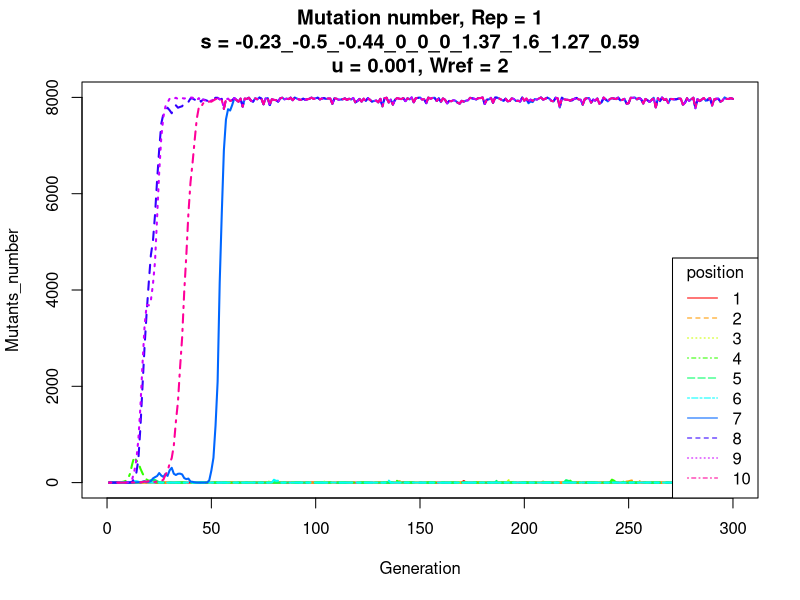
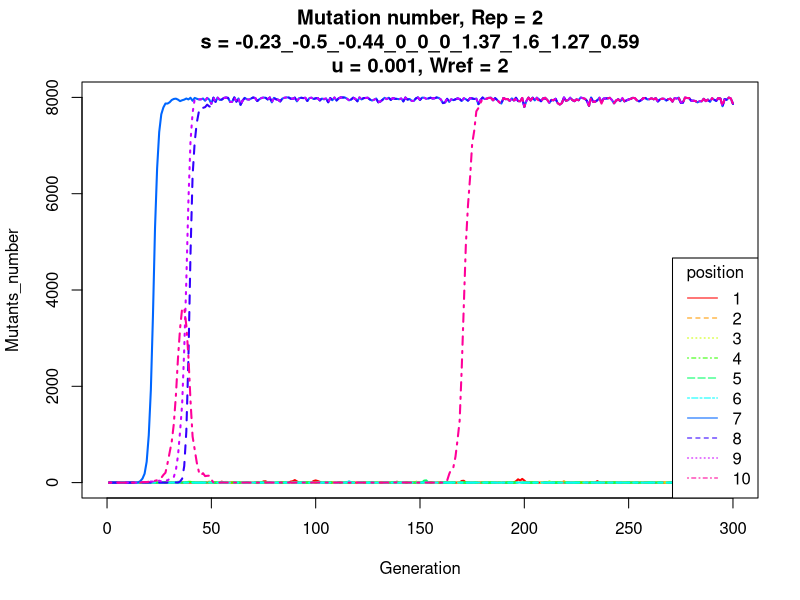
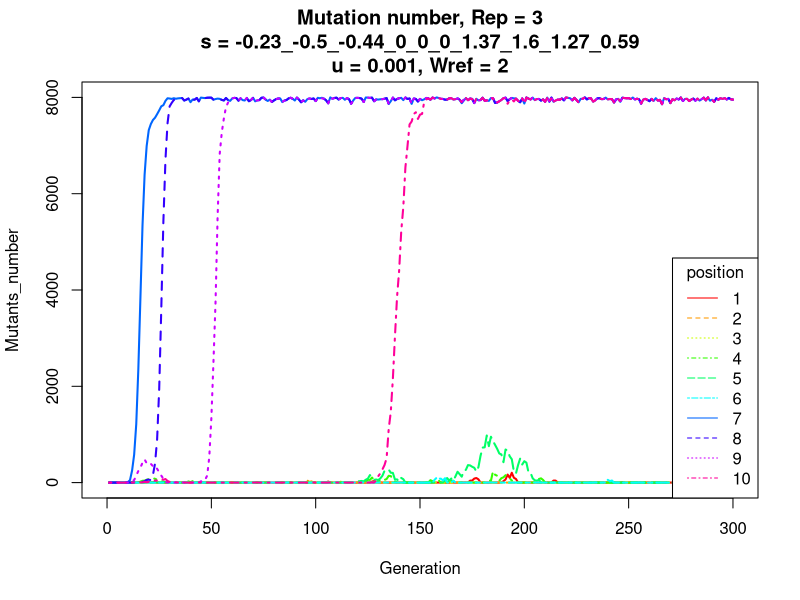

Here is the R script that generated these plots, in order: (Note: this script raises an error after producing the figures.)
## Define genome and fitness landscape
n <- 10 #genome size
refgene <- rep(0,n) #reference genome as a vector of 0s
u <- 1e-3 #mutation rate
fl <- 0.4 #lethal fraction
fn <- 0.3 #neutral fraction
fb <- 1 - fl -fn #beneficial fraction
wref <- 2 #reference reproductivity
population_capacity <- 8000
generations <- 300
upper_slope_range_fraction_from_capacity <- 0.75 #for choosing end of slope
lower_slope_range_fraction_from_capacity <- 0.25 #for choosing start of slope
threshold_majority <- 0.8 #for finding the fixed mutations

repeat_sim <- 10

### DEFINE FITNESS VALUES
# for (i in 1:n) {
#   ifelse(i < n*fl, assign(paste("s",i, sep = "_"), runif(1,-1,0)),
#          ifelse(i < n*(fl+fn), assign(paste("s",i, sep = "_"), 0), 
#                 assign(paste("s",i, sep = "_"), runif(1,0,100))))
#   } #assign mutation fitness each position, Wg=Wref.Pi(1+si) = 1(1+si)^vi

s <- c()
for (i in 1:n) {
  ifelse(i < n*fl, pawn <- runif(1,-1,0),
         ifelse(i < n*(fl+fn), pawn <- 0, pawn <- runif(1,0,2)))
  s <- c(s,pawn)
} #As a VECTOR assign mutation fitness each position, Wg=wref.Pi(1+si) = 1(1+si)^vi 
s <- round(s, digits = 2)

##############################
slope_matrix <- matrix(nrow = n,ncol = repeat_sim)
mutant_numbers_rep <- list()
for (l in 1:repeat_sim) {
  #Start population
  data <- matrix(refgene) 
  
  #matrix store number of mutations in each position in each generation 
  mutant_number_each_position <- matrix(nrow = n,ncol = generations)
  
  #fraction of mutant in 1 position compare to all mutant in that same generation
  mutant_fraction_each_position <- matrix(nrow = n,ncol = generations)
  
  #All data on all genes in all generationz
 # store <- list()
  
  for (i in 1:generations){
    #producing children as poisson process with mean calculated from fitness, more realistic than round the fitness
    children_individuals <- sapply(wref*(apply((1+s)^data,2,prod)), function(x) {rpois(1,x)}) #number of children iof each column 
    population_size <- sum(children_individuals)
    while(population_size > population_capacity) 
    {
      children_individuals[sample(1:length(children_individuals),50)] <- rep(0,50)
      population_size <- sum(children_individuals)
    }
    data1 <- matrix(nrow = n, ncol = population_size)
    survivals <- which(children_individuals != 0)
    children_individuals <- children_individuals[survivals] #kids of survival only
    data <- matrix(data[,survivals], nrow = n)
    for (j in 1:ncol(data)){
      data1[,(sum(children_individuals[0:(j-1)])+1):
              (sum(children_individuals[0:(j-1)])+children_individuals[j])] <- rep(data[,j],children_individuals[j])
    } #next generation without mutation
    mutationvector <- runif(ncol(data1),0,1)
    mutated_genes_position <- which(mutationvector < u)
    if(length(mutated_genes_position) > 0) for (k in mutated_genes_position) {
      data1[sample(1:n,1),k] <- 1 - data1[sample(1:n,1),k]
    }
    data <- data1
    mutant_number_each_position[,i] <- rowSums(data)
    mutant_fraction_each_position[,i] <- mutant_number_each_position[,i]/ sum(mutant_number_each_position[,i])
    print(i)
  }
  #take row names (position in genome that can be mutated) of numbers higher than threshold in vector with mutant number for each position
  positions_reached_majority <- sort(unique(which(mutant_number_each_position > population_capacity*threshold_majority, arr.ind = TRUE)[,1])) 
  for (i in positions_reached_majority) {
    start_slope <- max(which(mutant_number_each_position[i,] < population_capacity*lower_slope_range_fraction_from_capacity))
    stop_slope <- max(which(mutant_number_each_position[i,] < population_capacity*upper_slope_range_fraction_from_capacity))
    slope_matrix[i,l] <- lm(mutant_number_each_position[i,start_slope:stop_slope] ~ c(start_slope:stop_slope))$coefficients[2]
  }
  mutant_numbers_rep[[l]] <- mutant_number_each_position
  
  # initiate plot
  plot(range(0:generations), range(0:max(mutant_number_each_position)), type="n", xlab="Generation", ylab="Mutants_number" )
  colors <- rainbow(n) 
  linetype <- c(1:n) 
  
  
  # add lines 
  for (i in 1:n) { 
    lines(mutant_number_each_position[i,], type="l", lwd=2,
          lty=linetype[i], col=colors[i]) 
  } 
  
  # add a title and subtitle 
  title(paste("Mutation number",", Rep = ", as.character(l),"\n","s = ", paste(sapply(s, as.character), collapse = "_"),"\n","u = ", as.character(u),", Wref = ", as.character(wref), sep = ""))
  
  # add a legend 
  legend("bottomright", as.character(c(1:n)), cex= 1, col=rainbow(n) , lty= 1:n, title="position")
  
}

slope_matrix

#slope is not a good estimatation, too much clonal interferences

##############################

#Start population
data <- matrix(refgene) 

#matrix store number of mutations in each position in each generation 
mutant_number_each_position <- matrix(nrow = n,ncol = generations)

#fraction of mutant in 1 position compare to all mutant in that same generation
mutant_fraction_each_position <- matrix(nrow = n,ncol = generations)

#All data on all genes in all generationz
store <- list()

for (i in 1:generations){
  #producing children as poisson process with mean calculated from fitness, more realistic than round the fitness
  children_individuals <- sapply(wref*(apply((1+s)^data,2,prod)), function(x) {rpois(1,x)}) #number of children iof each column 
  population_size <- sum(children_individuals)
  while(population_size > population_capacity) 
  {
    children_individuals[sample(1:length(children_individuals),50)] <- rep(0,50)
    population_size <- sum(children_individuals)
  }
  data1 <- matrix(nrow = n, ncol = population_size)
  survivals <- which(children_individuals != 0)
  children_individuals <- children_individuals[survivals] #kids of survival only
  data <- matrix(data[,survivals], nrow = n)
  for (j in 1:ncol(data)){
    data1[,(sum(children_individuals[0:(j-1)])+1):
            (sum(children_individuals[0:(j-1)])+children_individuals[j])] <- rep(data[,j],children_individuals[j])
  } #next generation without mutation
  mutationvector <- runif(ncol(data1),0,1)
  mutated_genes_position <- which(mutationvector < u)
  if(length(mutated_genes_position) > 0) for (k in mutated_genes_position) {
    data1[sample(1:n,1),k] <- 1 - data1[sample(1:n,1),k]
  }
  store[[i]] <- data <- data1
  mutant_number_each_position[,i] <- rowSums(store[[i]])
  mutant_fraction_each_position[,i] <- mutant_number_each_position[,i]/ sum(mutant_number_each_position[,i])
  print(i)
}

#saveRDS(store, file = "store.rds") 
#saveRDS(mutant_number_each_position, file = "mutant_number_each position.rds")

# initiate plot
plot(range(0:generations), range(0:max(mutant_number_each_position)), type="n", xlab="Generation", ylab="Mutants_number" )
colors <- rainbow(n) 
linetype <- c(1:n) 


# add lines 
for (i in 1:n) { 
  lines(mutant_number_each_position[i,], type="l", lwd=2,
        lty=linetype[i], col=colors[i]) 
} 

# add a title and subtitle 
title(paste("Mutation number","\n","s = ", paste(sapply(s, as.character), collapse = "_"),"\n","u = ", as.character(u),", Wref = ", as.character(wref), sep = ""))

# add a legend 
legend("bottomright", as.character(c(1:n)), cex= 1, col=rainbow(n) , lty= 1:n, title="position")

#####2nd plott
# initiate plot
plot(range(0:generations), range(0:1), type="n", xlab="Generation", ylab="Mutants_fraction" )
colors <- rainbow(n) 
linetype <- c(1:n) 

# add lines 
for (i in 1:n) { 
  lines(mutant_fraction_each_position[i,], type="l", lwd=2,
        lty=linetype[i], col=colors[i]) 
} 

# add a title and subtitle 
title(paste("Mutation fraction","\n","s = ", paste(sapply(s, as.character), collapse = "_"),"\n","u = ", as.character(u),", Wref = ", as.character(wref), sep = ""))

# add a legend 
legend("topright", as.character(c(1:n)), cex= 1, col=rainbow(n) , lty= 1:n, title="position")

#take row names (position in genome that can be mutated) of numbers higher than threshold in vector with mutant number for each position
positions_reached_majority <- sort(unique(which(mutant_number_each_position > population_capacity*threshold_majority, arr.ind = TRUE)[,1])) 

slope_vector <- c()
dummy <- 1
for (i in positions_reached_majority) {
  start_slope <- min(which(mutant_number_each_position[i,] > population_capacity*lower_slope_range_fraction_from_capacity))
  stop_slope <- max(which(mutant_number_each_position[i,] < population_capacity*upper_slope_range_fraction_from_capacity))
  slope_vector[dummy] <- lm(mutant_number_each_position[i,start_slope:stop_slope] ~ c(start_slope:stop_slope))$coefficients[2]
  dummy <- dummy + 1
}
names(slope_vector) <- as.character(positions_reached_majority)

